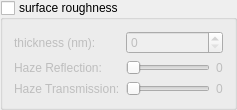
                      <widget class="QGroupBox" name="sroughGroup">
                       <property name="title">
                        <string>surface roughness</string>
                       </property>
                       <property name="checkable">
                        <bool>true</bool>
                       </property>
                       <property name="checked">
                        <bool>false</bool>
                       </property>
                       <layout class="QGridLayout" name="gridLayout_3">
                        <item row="0" column="0">
                         <widget class="QLabel" name="label_7">
                          <property name="text">
                           <string>thickness (nm):</string>
                          </property>
                         </widget>
                        </item>
                        <item row="1" column="2">
                         <layout class="QHBoxLayout" name="horizontalLayout_9">
                          <item>
                           <widget class="QSlider" name="hazeRSlider">
                            <property name="maximum">
                             <number>100</number>
                            </property>
                            <property name="singleStep">
                             <number>1</number>
                            </property>
                            <property name="pageStep">
                             <number>1</number>
                            </property>
                            <property name="value">
                             <number>0</number>
                            </property>
                            <property name="orientation">
                             <enum>Qt::Horizontal</enum>
                            </property>
                           </widget>
                          </item>
                          <item>
                           <widget class="QLabel" name="hazeRLabel">
                            <property name="text">
                             <string>0</string>
                            </property>
                           </widget>
                          </item>
                         </layout>
                        </item>
                        <item row="1" column="0">
                         <widget class="QLabel" name="label_10">
                          <property name="text">
                           <string>Haze Reflection:</string>
                          </property>
                         </widget>
                        </item>
                        <item row="0" column="2">
                         <widget class="QSpinBox" name="sroughThicknessEdit">
                          <property name="maximum">
                           <number>1000</number>
                          </property>
                         </widget>
                        </item>
                        <item row="2" column="2">
                         <layout class="QHBoxLayout" name="horizontalLayout_17">
                          <item>
                           <widget class="QSlider" name="hazeTSlider">
                            <property name="maximum">
                             <number>100</number>
                            </property>
                            <property name="orientation">
                             <enum>Qt::Horizontal</enum>
                            </property>
                           </widget>
                          </item>
                          <item>
                           <widget class="QLabel" name="hazeTLabel">
                            <property name="text">
                             <string>0</string>
                            </property>
                           </widget>
                          </item>
                         </layout>
                        </item>
                        <item row="2" column="0">
                         <widget class="QLabel" name="label_16">
                          <property name="text">
                           <string>Haze Transmission:</string>
                          </property>
                         </widget>
                        </item>
                       </layout>
                      </widget>
